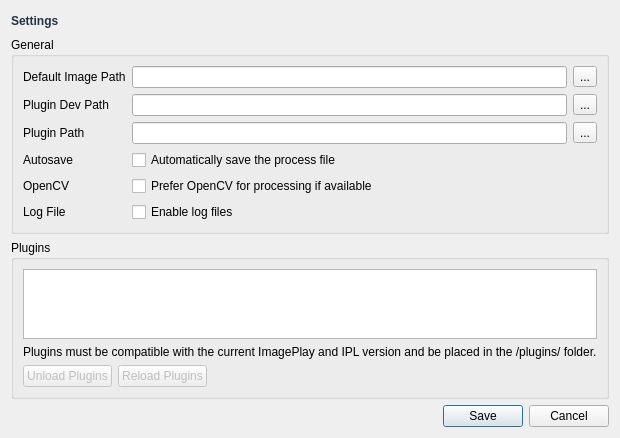
<?xml version="1.0" encoding="UTF-8"?>
<ui version="4.0">
 <class>SettingsWindow</class>
 <widget class="QDialog" name="SettingsWindow">
  <property name="geometry">
   <rect>
    <x>0</x>
    <y>0</y>
    <width>601</width>
    <height>407</height>
   </rect>
  </property>
  <property name="windowTitle">
   <string>Settings</string>
  </property>
  <property name="modal">
   <bool>true</bool>
  </property>
  <layout class="QVBoxLayout" name="verticalLayout">
   <item>
    <widget class="QLabel" name="label">
     <property name="minimumSize">
      <size>
       <width>0</width>
       <height>20</height>
      </size>
     </property>
     <property name="maximumSize">
      <size>
       <width>16777215</width>
       <height>20</height>
      </size>
     </property>
     <property name="styleSheet">
      <string notr="true">font-size:12px;font-weight:bold;color:#234</string>
     </property>
     <property name="text">
      <string>Settings</string>
     </property>
    </widget>
   </item>
   <item alignment="Qt::AlignTop">
    <widget class="QGroupBox" name="grpGeneral">
     <property name="title">
      <string>General</string>
     </property>
     <layout class="QGridLayout" name="gridLayout">
      <item row="0" column="0">
       <widget class="QLabel" name="label_2">
        <property name="text">
         <string>Default Image Path</string>
        </property>
       </widget>
      </item>
      <item row="0" column="1">
       <widget class="QLineEdit" name="txtDefaultImagePath">
        <property name="readOnly">
         <bool>true</bool>
        </property>
       </widget>
      </item>
      <item row="4" column="0">
       <widget class="QLabel" name="label_5">
        <property name="text">
         <string>OpenCV</string>
        </property>
       </widget>
      </item>
      <item row="3" column="0">
       <widget class="QLabel" name="label_3">
        <property name="text">
         <string>Autosave</string>
        </property>
       </widget>
      </item>
      <item row="5" column="1">
       <widget class="QCheckBox" name="chkLogFile">
        <property name="text">
         <string>Enable log files</string>
        </property>
       </widget>
      </item>
      <item row="4" column="1">
       <widget class="QCheckBox" name="chkOpenCV">
        <property name="text">
         <string>Prefer OpenCV for processing if available</string>
        </property>
       </widget>
      </item>
      <item row="5" column="0">
       <widget class="QLabel" name="label_6">
        <property name="text">
         <string>Log File</string>
        </property>
       </widget>
      </item>
      <item row="3" column="1">
       <widget class="QCheckBox" name="chkAutosave">
        <property name="text">
         <string>Automatically save the process file</string>
        </property>
       </widget>
      </item>
      <item row="1" column="0">
       <widget class="QLabel" name="label_7">
        <property name="text">
         <string>Plugin Dev Path</string>
        </property>
       </widget>
      </item>
      <item row="2" column="0">
       <widget class="QLabel" name="label_8">
        <property name="text">
         <string>Plugin Path</string>
        </property>
       </widget>
      </item>
      <item row="1" column="1">
       <widget class="QLineEdit" name="txtPluginDevPath">
        <property name="readOnly">
         <bool>true</bool>
        </property>
       </widget>
      </item>
      <item row="2" column="1">
       <widget class="QLineEdit" name="txtPluginPath">
        <property name="readOnly">
         <bool>true</bool>
        </property>
       </widget>
      </item>
      <item row="1" column="2">
       <widget class="QToolButton" name="btnDevPath">
        <property name="text">
         <string>...</string>
        </property>
       </widget>
      </item>
      <item row="0" column="2">
       <widget class="QToolButton" name="btnDefaultImagePath">
        <property name="text">
         <string>...</string>
        </property>
       </widget>
      </item>
      <item row="2" column="2">
       <widget class="QToolButton" name="btnPluginPath">
        <property name="text">
         <string>...</string>
        </property>
       </widget>
      </item>
     </layout>
    </widget>
   </item>
   <item>
    <widget class="QGroupBox" name="grpPlugins">
     <property name="title">
      <string>Plugins</string>
     </property>
     <layout class="QVBoxLayout" name="verticalLayout_2">
      <item>
       <widget class="QListWidget" name="listWidget"/>
      </item>
      <item>
       <widget class="QLabel" name="label_4">
        <property name="text">
         <string>Plugins must be compatible with the current ImagePlay and IPL version and be placed in the /plugins/ folder.</string>
        </property>
       </widget>
      </item>
      <item>
       <widget class="QWidget" name="widget" native="true">
        <layout class="QHBoxLayout" name="horizontalLayout">
         <property name="leftMargin">
          <number>0</number>
         </property>
         <property name="topMargin">
          <number>0</number>
         </property>
         <property name="rightMargin">
          <number>0</number>
         </property>
         <property name="bottomMargin">
          <number>0</number>
         </property>
         <item>
          <widget class="QPushButton" name="btnUnloadPlugins">
           <property name="enabled">
            <bool>false</bool>
           </property>
           <property name="text">
            <string>Unload Plugins</string>
           </property>
          </widget>
         </item>
         <item>
          <widget class="QPushButton" name="btnReloadPlugins">
           <property name="enabled">
            <bool>false</bool>
           </property>
           <property name="text">
            <string>Reload Plugins</string>
           </property>
          </widget>
         </item>
         <item>
          <spacer name="horizontalSpacer">
           <property name="orientation">
            <enum>Qt::Horizontal</enum>
           </property>
           <property name="sizeHint" stdset="0">
            <size>
             <width>40</width>
             <height>20</height>
            </size>
           </property>
          </spacer>
         </item>
        </layout>
       </widget>
      </item>
     </layout>
    </widget>
   </item>
   <item>
    <widget class="QDialogButtonBox" name="buttonBox">
     <property name="standardButtons">
      <set>QDialogButtonBox::Cancel|QDialogButtonBox::Save</set>
     </property>
    </widget>
   </item>
  </layout>
 </widget>
 <resources/>
 <connections/>
</ui>
